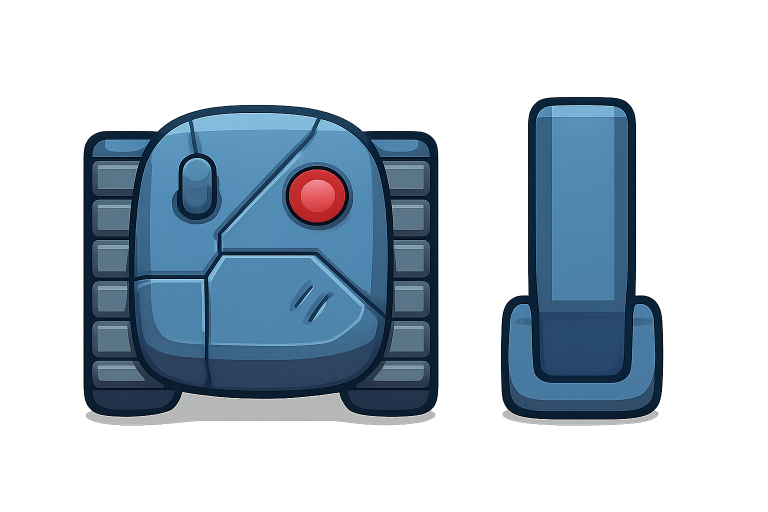
#> input picture docs/08-assets/review/tank-bot-group-draft.png, 1536 x 1024 px, found by its file name (shown at 1/2 size)
$ python extract-all-sprites.py
#> lines starting #> are read from the running program, lines starting #| are printed output that depends on the picture; after the words box and inside, x2 and y2 are one past the last pixel; in counts of white or black regions, pixels touching at a corner belong together
"""
Extracción batch de sprites para Arena Siege Tanks.

Modos:
  - TANK_GROUP   : imagen con body (izq) + cañón (der) separados por gap horizontal
  - PARTICLES    : imagen con 3 sprites apilados verticalmente (smoke, dot, spark)
"""
from PIL import Image
import numpy as np
import os

# ---------------------------------------------------------------------------
# Constantes
# ---------------------------------------------------------------------------
REVIEW_DIR = r"c:\VIINZO\Juego-AI\docs\08-assets\review"
ASSETS     = r"c:\VIINZO\Juego-AI\frontend\public\assets"

WHITE_THRESHOLD = 40   # diferencia mínima de cualquier canal RGB vs 255

# ---------------------------------------------------------------------------
# Trabajos definidos
# ---------------------------------------------------------------------------
TANK_GROUPS = [
    {
        "src":    "tank-bot-group-draft.png",
        "body":   f"{ASSETS}/tanks/tank-bot-body.png",
        "cannon": f"{ASSETS}/tanks/tank-bot-cannon.png",
        "body_preview":   f"{REVIEW_DIR}/tank-bot-body-draft.png",
        "cannon_preview": f"{REVIEW_DIR}/tank-bot-cannon-draft.png",
    },
    {
        "src":    "tank-inferno-group-draft.png",
        "body":   f"{ASSETS}/tanks/skins/tank-inferno-body.png",
        "cannon": f"{ASSETS}/tanks/skins/tank-inferno-cannon.png",
        "body_preview":   f"{REVIEW_DIR}/tank-inferno-body-draft.png",
        "cannon_preview": f"{REVIEW_DIR}/tank-inferno-cannon-draft.png",
    },
    {
        "src":    "tank-aurora-group-draft.png",
        "body":   f"{ASSETS}/tanks/skins/tank-aurora-body.png",
        "cannon": f"{ASSETS}/tanks/skins/tank-aurora-cannon.png",
        "body_preview":   f"{REVIEW_DIR}/tank-aurora-body-draft.png",
        "cannon_preview": f"{REVIEW_DIR}/tank-aurora-cannon-draft.png",
    },
    {
        "src":    "tank-void-group-draft.png",
        "body":   f"{ASSETS}/tanks/skins/tank-void-body.png",
        "cannon": f"{ASSETS}/tanks/skins/tank-void-cannon.png",
        "body_preview":   f"{REVIEW_DIR}/tank-void-body-draft.png",
        "cannon_preview": f"{REVIEW_DIR}/tank-void-cannon-draft.png",
    },
    {
        "src":    "tank-chrome-group-draft.png",
        "body":   f"{ASSETS}/tanks/skins/tank-chrome-body.png",
        "cannon": f"{ASSETS}/tanks/skins/tank-chrome-cannon.png",
        "body_preview":   f"{REVIEW_DIR}/tank-chrome-body-draft.png",
        "cannon_preview": f"{REVIEW_DIR}/tank-chrome-cannon-draft.png",
    },
]

PARTICLES_JOB = {
    "src": "particles-group-draft.png",
    "sprites": [
        {"out": f"{ASSETS}/effects/particle-smoke.png",    "size": (32, 32)},
        {"out": f"{ASSETS}/effects/particle-dot.png",      "size": (12, 12)},
        {"out": f"{ASSETS}/effects/particle-spark.png",    "size": (8,  8)},
    ],
}

BODY_SIZE   = (128, 128)
CANNON_SIZE = (64,  64)

# ---------------------------------------------------------------------------
# Helpers
# ---------------------------------------------------------------------------
def content_mask(arr):
    """Bool mask 2D: True donde hay contenido (no blanco, no transparente)."""
    r = arr[:, :, 0].astype(int)
    g = arr[:, :, 1].astype(int)
    b = arr[:, :, 2].astype(int)
    a = arr[:, :, 3].astype(int)
    not_white = (255 - r > WHITE_THRESHOLD) | (255 - g > WHITE_THRESHOLD) | (255 - b > WHITE_THRESHOLD)
    return not_white & (a > 50)


def tight_bbox(mask):
    """Bounding box del contenido True en la máscara (left, top, right, bottom)."""
    rows = np.any(mask, axis=1)
    cols = np.any(mask, axis=0)
    if not rows.any():
        return None
    top    = int(np.argmax(rows))
    bottom = int(len(rows)    - np.argmax(rows[::-1]))
    left   = int(np.argmax(cols))
    right  = int(len(cols)    - np.argmax(cols[::-1]))
    return left, top, right, bottom


def find_gap_axis(has_content, zone_start, zone_end):
    """
    Busca el segmento vacío más largo entre zone_start y zone_end
    en el array 1D `has_content` (True = tiene contenido).
    Devuelve el centro del gap o la mitad de la zona si no encuentra nada.
    """
    best_start, best_len, cur_start = None, 0, None
    for i in range(zone_start, zone_end):
        if not has_content[i]:
            if cur_start is None:
                cur_start = i
        else:
            if cur_start is not None:
                length = i - cur_start
                if length > best_len:
                    best_len   = length
                    best_start = cur_start
                cur_start = None
    if cur_start is not None:
        length = zone_end - cur_start
        if length > best_len:
            best_len, best_start = length, cur_start

    if best_start is None:
        return (zone_start + zone_end) // 2
    return best_start + best_len // 2


def scale_into_canvas(arr_slice, bbox, target_size):
    """
    Recorta exacto al bbox, escala proporcionalmente al máximo,
    centra en canvas transparente del tamaño objetivo.
    """
    l, t, r, b = bbox
    cropped = Image.fromarray(arr_slice[t:b, l:r])
    cw, ch  = cropped.size
    tw, th  = target_size
    scale   = min(tw / cw, th / ch)
    nw, nh  = max(1, int(round(cw * scale))), max(1, int(round(ch * scale)))
    scaled  = cropped.resize((nw, nh), Image.LANCZOS)
    canvas  = Image.new("RGBA", target_size, (0, 0, 0, 0))
    canvas.paste(scaled, ((tw - nw) // 2, (th - nh) // 2))
    return canvas


def save(img, *paths):
    for p in paths:
        os.makedirs(os.path.dirname(p), exist_ok=True)
        img.save(p, "PNG")
        print(f"    → {p}")


# ---------------------------------------------------------------------------
# Tank group (body izq / cañón der)
# ---------------------------------------------------------------------------
def process_tank_group(job):
    src_path = os.path.join(REVIEW_DIR, job["src"])
    print(f"\n[TANK] {job['src']}")

    img = Image.open(src_path).convert("RGBA")
#> img is the input picture: PIL image 1536x1024 RGBA; mean R, G, B, A 80.1, 98.3, 112.8, 96.1
    arr = np.array(img)
    H, W = arr.shape[:2]
#> H = 1024; W = 1536

    mask = content_mask(arr)
#> in content_mask, `a = arr[:, :, 3].astype(int)`:
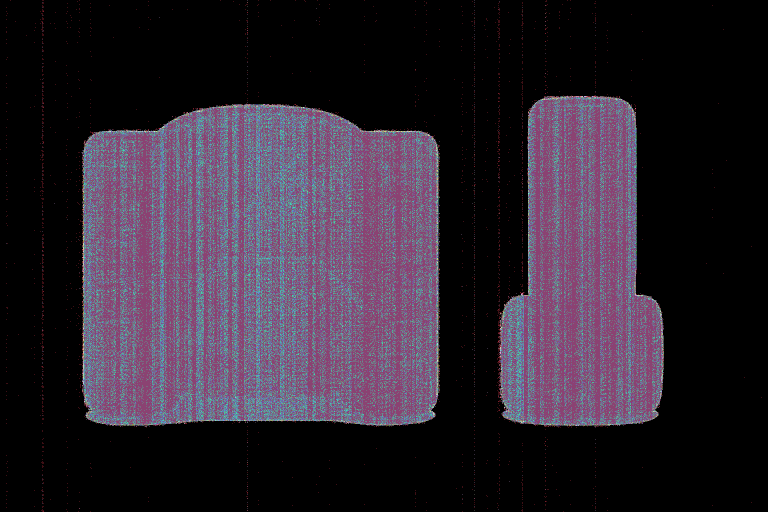
#> a: shape (1024, 1536) int64 (shown at 1/2 size); 256 distinct labels, from 0 to 255; one colour per label, 0 black
#> in content_mask, `not_white = (255 - r > WHITE_THRESHOLD) | (255 - g > WHITE_THRESHOLD) ..`:
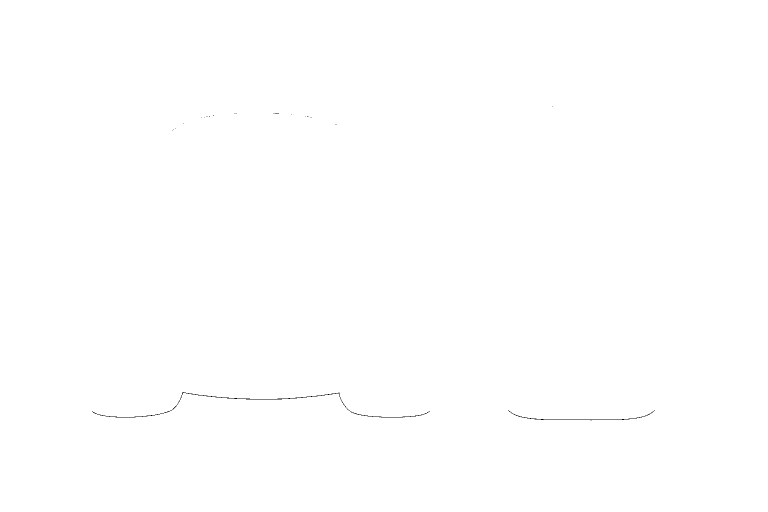
#> not_white: shape (1024, 1536) bool (shown at 1/2 size); 99.9% white; black in thin lines or dots, all inside (x1, y1, x2, y2) = (184, 212, 1310, 841)
#> in content_mask, `return not_white & (a > 50)`:
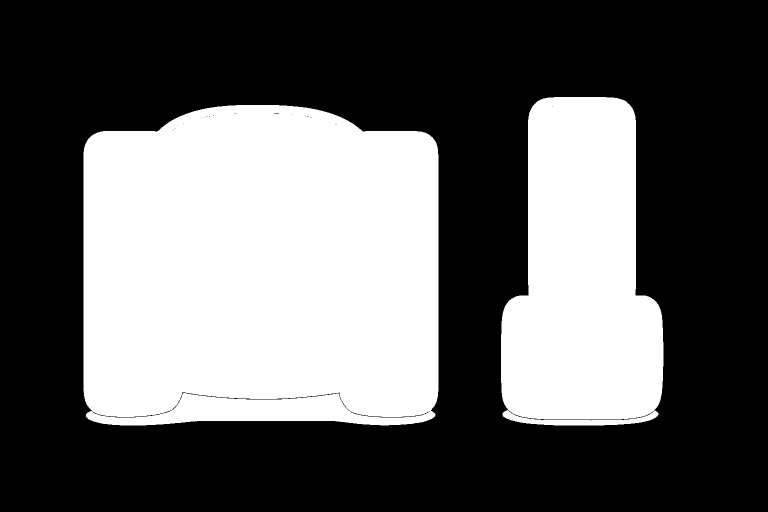
#> returned value: shape (1024, 1536) bool (shown at 1/2 size); 37.7% white; 2 white regions, box (x1, y1, x2, y2) and area: (167, 210, 877, 851) 427772, (1002, 194, 1327, 851) 165534
    col_has_content = np.any(mask, axis=0)

    split = find_gap_axis(col_has_content, W // 4, 3 * W // 4)
#> after the loop in find_gap_axis, `for i in range(zone_start, zone_end):`: best_len = 125; best_start = 877; length = 125
#> split = 939
    print(f"  Split en columna {split} (imagen {W}×{H})")
#|   Split en columna 939 (imagen 1536×1024)

    # Body
    mask_body = mask[:, :split]
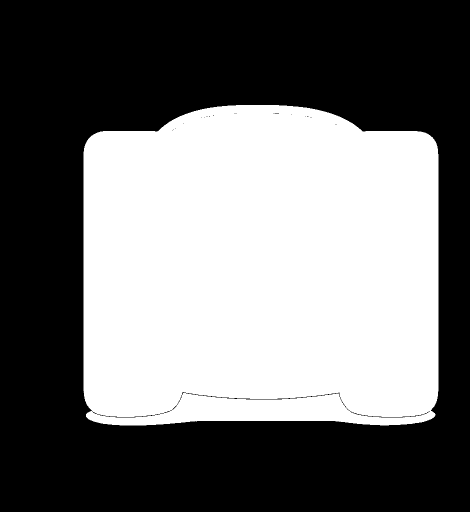
#> mask_body: shape (1024, 939) bool (shown at 1/2 size); 44.5% white; 1 white region, box (x1, y1, x2, y2) and area: (167, 210, 877, 851) 427772
    bbox_body = tight_bbox(mask_body)
#> in tight_bbox, `top    = int(np.argmax(rows))`: top = 210
#> in tight_bbox, `bottom = int(len(rows)    - np.argmax(rows[::-1]))`: bottom = 851
#> in tight_bbox, `left   = int(np.argmax(cols))`: left = 167
#> in tight_bbox, `right  = int(len(cols)    - np.argmax(cols[::-1]))`: right = 877
#> bbox_body = (167, 210, 877, 851)
    print(f"  Body bbox: {bbox_body}  ({bbox_body[2]-bbox_body[0]}×{bbox_body[3]-bbox_body[1]})")
#|   Body bbox: (167, 210, 877, 851)  (710×641)
    body_img = scale_into_canvas(arr[:, :split], bbox_body, BODY_SIZE)
#> in scale_into_canvas, `l, t, r, b = bbox`: l = 167; t = 210; r = 877; b = 851
#> in scale_into_canvas, `canvas  = Image.new("RGBA", target_size, (0, 0, 0, 0))`: canvas: PIL image 128x128 RGBA; every value is 0
    save(body_img, job["body"], job["body_preview"])

    # Cannon
    mask_cannon = mask[:, split:]
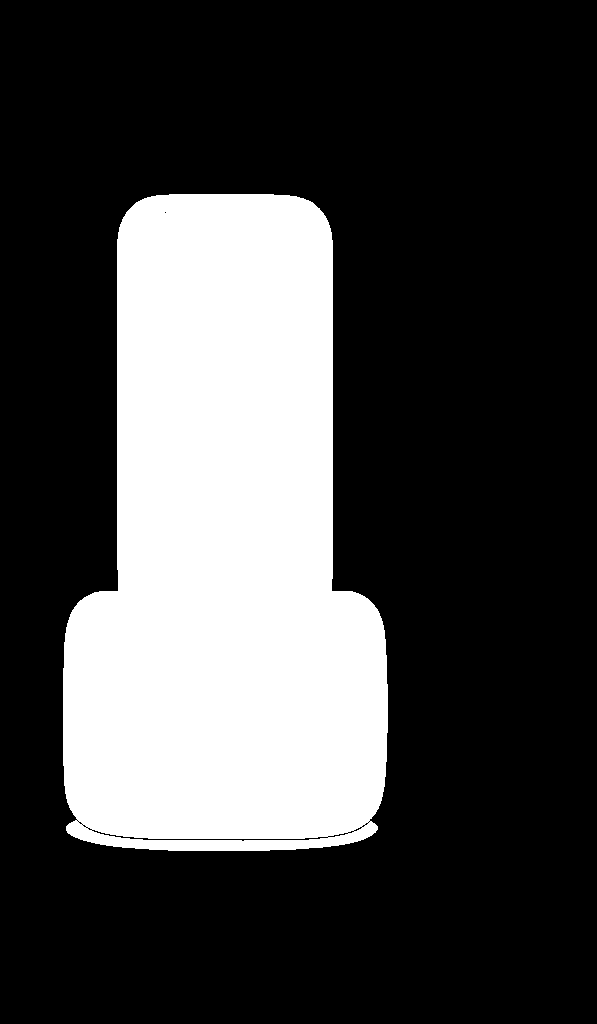
#> mask_cannon: shape (1024, 597) bool; 27.1% white; 1 white region, box (x1, y1, x2, y2) and area: (63, 194, 388, 851) 165534
    bbox_cannon = tight_bbox(mask_cannon)
#> bbox_cannon = (63, 194, 388, 851)
    print(f"  Cañón bbox: {bbox_cannon}  ({bbox_cannon[2]-bbox_cannon[0]}×{bbox_cannon[3]-bbox_cannon[1]})")
#|   Cañón bbox: (63, 194, 388, 851)  (325×657)
    cannon_img = scale_into_canvas(arr[:, split:], bbox_cannon, CANNON_SIZE)
#> call 2 of scale_into_canvas, with bbox = (63, 194, 388, 851), target_size = (64, 64)
#> in scale_into_canvas (call 2), `l, t, r, b = bbox`: l = 63; t = 194; r = 388
#> in scale_into_canvas (call 2), `cropped = Image.fromarray(arr_slice[t:b, l:r])`:
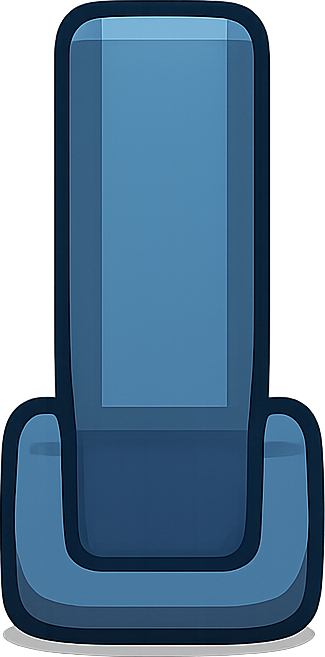
#> cropped: PIL image 325x657 RGBA; mean R, G, B, A 59.9, 94.7, 123.1, 197.5; transparent parts drawn white
#> in scale_into_canvas (call 2), `canvas  = Image.new("RGBA", target_size, (0, 0, 0, 0))`: canvas: PIL image 64x64 RGBA; every value is 0
#> in scale_into_canvas (call 2), `canvas.paste(scaled, ((tw - nw) // 2, (th - nh) // 2))`:
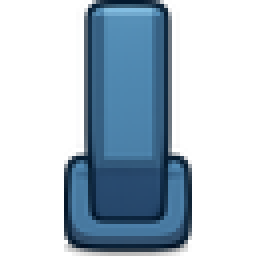
#> canvas: PIL image 64x64 RGBA (shown 4 times larger); mean R, G, B, A 22.5, 39, 52.3, 98.9; transparent parts drawn white
    save(cannon_img, job["cannon"], job["cannon_preview"])


# ---------------------------------------------------------------------------
# Particles (3 sprites apilados verticalmente)
# ---------------------------------------------------------------------------
# [55 lines left out: function process_particles, not called in this run]


# ---------------------------------------------------------------------------
# Main
# ---------------------------------------------------------------------------
if __name__ == "__main__":
    for job in TANK_GROUPS:
#> (the run stopped early here; a loop or call above may not have finished)
